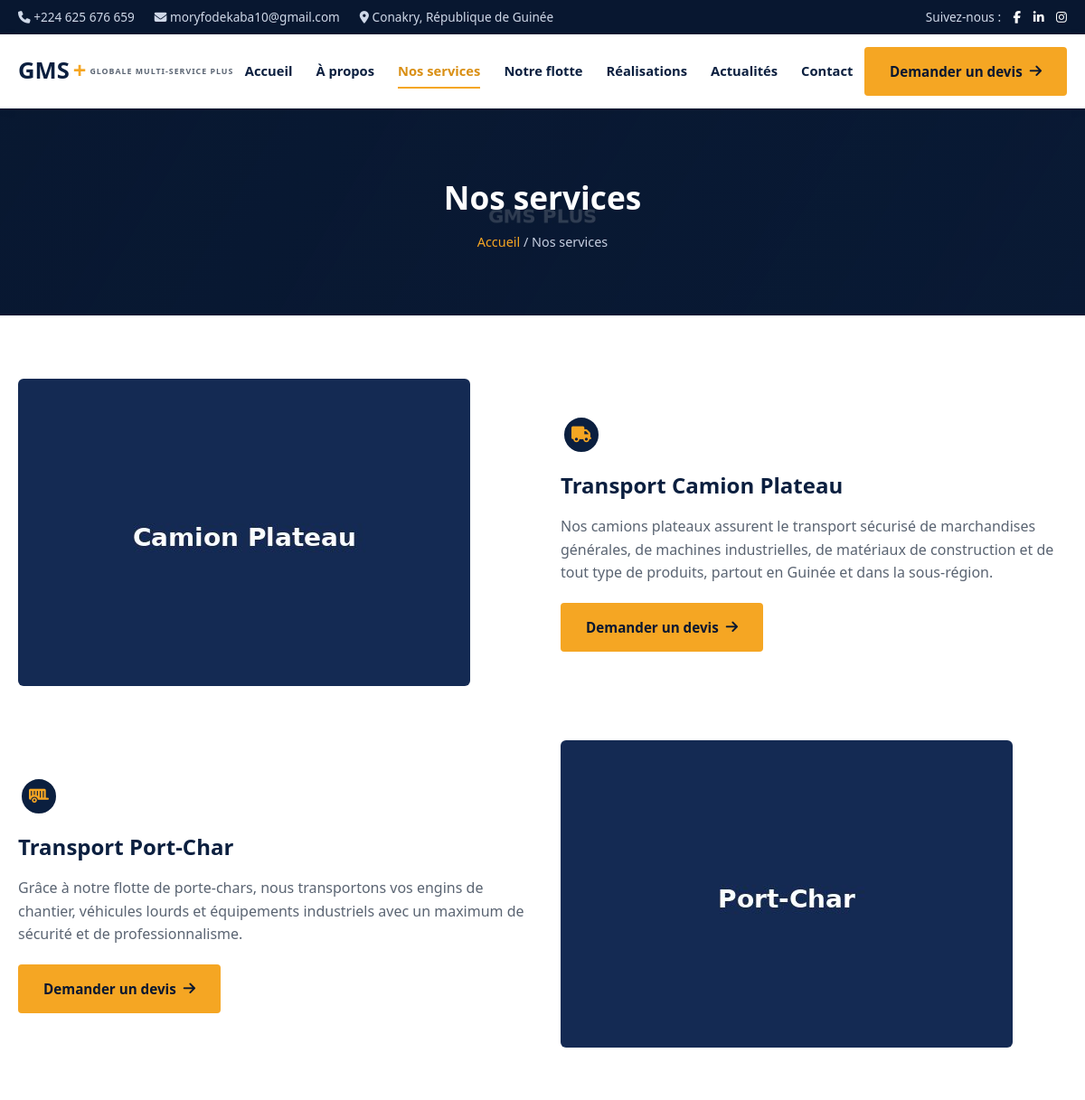
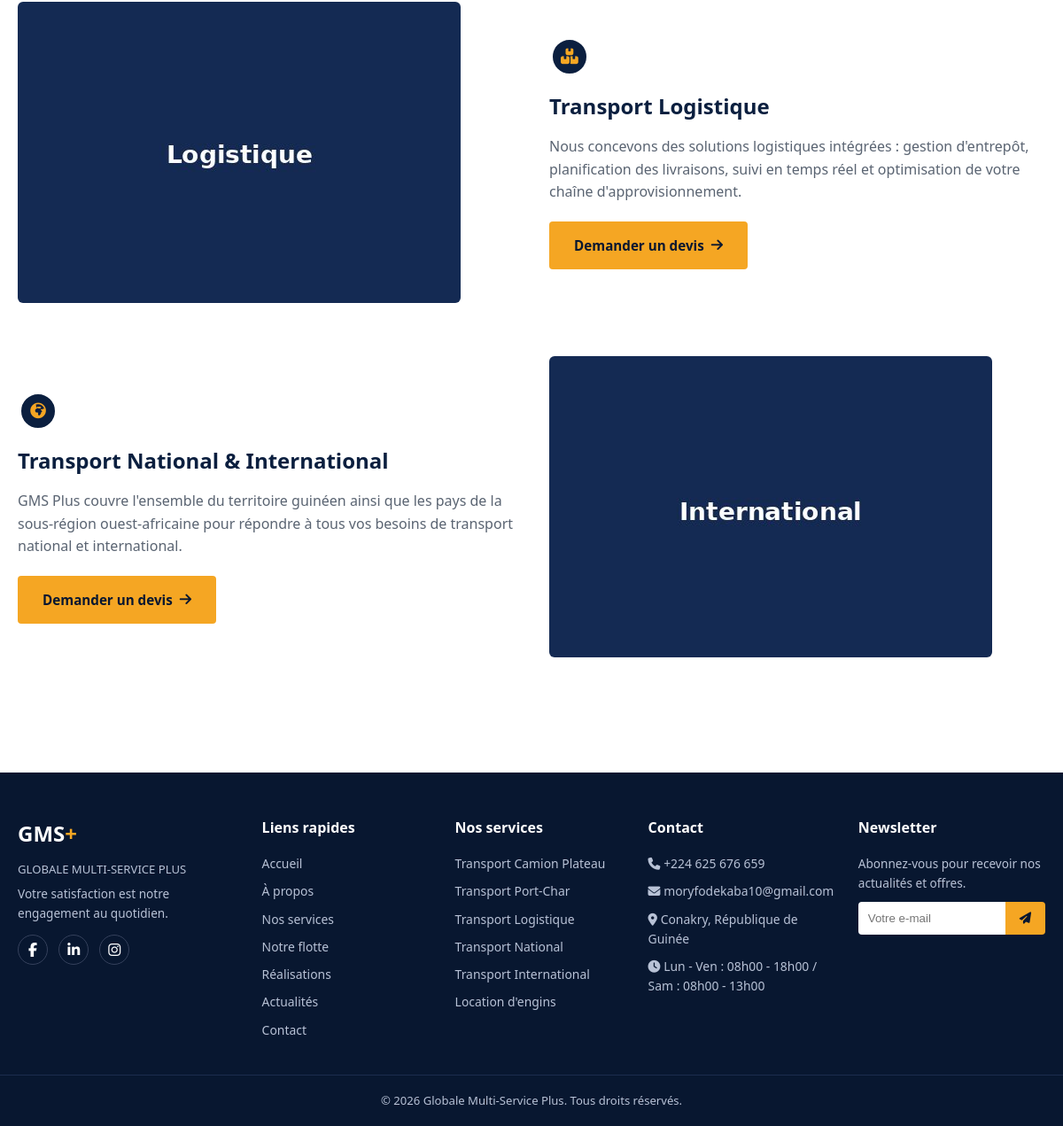
The app's page /nos-services.php with its own data (2 pictures, top to bottom).
### tables this page shows
CREATE TABLE services (
    id INT AUTO_INCREMENT PRIMARY KEY,
    titre VARCHAR(150) NOT NULL,
    slug VARCHAR(160) NOT NULL UNIQUE,
    description_courte VARCHAR(300),
    description_longue TEXT,
    icone VARCHAR(50) DEFAULT 'fa-truck',
    image VARCHAR(255),
    ordre_affichage INT DEFAULT 0,
    actif TINYINT(1) DEFAULT 1,
    date_creation DATETIME DEFAULT CURRENT_TIMESTAMP
);

### config/database.php (called while the page is built, shortened)
<?php
function getDB() {
    static $pdo = null;
    if ($pdo === null) {
        try {
            $pdo = new PDO(
                'mysql:host=' . DB_HOST . ';dbname=' . DB_NAME . ';charset=utf8mb4',
                DB_USER,
                DB_PASS,
                [
                    PDO::ATTR_ERRMODE => PDO::ERRMODE_EXCEPTION,
                    PDO::ATTR_DEFAULT_FETCH_MODE => PDO::FETCH_ASSOC,
                    PDO::ATTR_EMULATE_PREPARES => false,
                ]
            );
        } catch (PDOException $e) {
            die('Erreur de connexion à la base de données. Vérifiez que MySQL est démarré dans XAMPP et que la base "gms_plus" a été importée. Détail : ' . htmlspecialchars($e->getMessage()));
        }
    }
    return $pdo;
}

### includes/functions.php (called while the page is built, shortened)
<?php
require_once __DIR__ . '/../config/database.php';
function e($string) {
    return htmlspecialchars($string ?? '', ENT_QUOTES, 'UTF-8');
}
function getServicesActifs() {
    $stmt = getDB()->query("SELECT * FROM services WHERE actif = 1 ORDER BY ordre_affichage ASC");
    return $stmt->fetchAll();
}

### nos-services.php (the view, shortened to what this page needs)
<?php
require_once __DIR__ . '/includes/functions.php';
$services = getServicesActifs();
require __DIR__ . '/includes/header.php';
?>
<section class="page-hero">
  <div class="container">
    <h1>Nos services</h1>
    <p class="breadcrumb"><a href="index.php">Accueil</a> / Nos services</p>
  </div>
</section>
<section class="section">
  <div class="container">
    <?php foreach ($services as $i => $s): ?>
    <div id="<?= e($s['slug']) ?>" style="display:grid; grid-template-columns:<?= $i % 2 === 0 ? '1fr 1fr' : '1fr 1fr' ?>; gap:40px; align-items:center; margin-bottom:60px; scroll-margin-top:100px;">
      <?php if ($i % 2 === 0): ?>
        <img src="<?= e($s['image']) ?>" alt="<?= e($s['titre']) ?>" style="border-radius:6px;" onerror="this.src='assets/images/placeholder.jpg'">
        <div>
          <div class="service-icon" style="margin-top:0;"><i class="fa-solid <?= e($s['icone']) ?>"></i></div>
          <h2 style="color:var(--navy); margin-bottom:14px;"><?= e($s['titre']) ?></h2>
          <p style="color:var(--gray-text);"><?= e($s['description_longue']) ?></p>
          <a href="contact.php#devis" class="btn btn-gold" style="margin-top:20px;">Demander un devis <i class="fa-solid fa-arrow-right"></i></a>
        </div>
      <?php else: ?>
        <div>
          <div class="service-icon" style="margin-top:0;"><i class="fa-solid <?= e($s['icone']) ?>"></i></div>
          <h2 style="color:var(--navy); margin-bottom:14px;"><?= e($s['titre']) ?></h2>
          <p style="color:var(--gray-text);"><?= e($s['description_longue']) ?></p>
          <a href="contact.php#devis" class="btn btn-gold" style="margin-top:20px;">Demander un devis <i class="fa-solid fa-arrow-right"></i></a>
        </div>
        <img src="<?= e($s['image']) ?>" alt="<?= e($s['titre']) ?>" style="border-radius:6px;" onerror="this.src='assets/images/placeholder.jpg'">
      <?php endif; ?>
    </div>
    <?php endforeach; ?>
  </div>
</section>
<?php require __DIR__ . '/includes/footer.php'; ?>

### assets/css/style.css (style rules this page uses)
:root { --navy: #0b1f3f; --navy-dark: #081730; --navy-light: #142a52; --gold: #f5a623; --gold-dark: #d98f14; --white: #ffffff; --gray-light: #f4f6fa; --gray-text: #5a6472; --radius: 6px; --shadow: 0 10px 30px rgba(11,31,63,0.08); }
* { margin:0; padding:0; box-sizing:border-box; }
body { font-family: 'Segoe UI', Arial, sans-serif; color: #232d3f; line-height: 1.6; background: var(--white); }
a { text-decoration:none; color:inherit; }
img { max-width:100%; display:block; }
.container { max-width:1200px; margin:0 auto; padding:0 20px; }
.btn { display:inline-flex; align-items:center; gap:8px; padding:13px 26px; border-radius:4px; font-weight:600; font-size:.95rem; border:2px solid transparent; cursor:pointer; transition:.25s; }
.btn-gold { background:var(--gold); color:var(--navy-dark); }
.section { padding:70px 0; }
.service-icon { width:46px; height:46px; border-radius:50%; background:var(--navy); color:var(--gold); display:flex; align-items:center; justify-content:center; margin-top:-45px; margin-bottom:14px; border:4px solid var(--white); font-size:1.1rem; }
.page-hero { background:linear-gradient(120deg, rgba(8,23,48,.92), rgba(8,23,48,.75)), url('../images/hero-bg.jpg') center/cover; color:var(--white); padding:70px 0; text-align:center; }
.page-hero h1 { font-size:2.2rem; font-weight:800; }
.breadcrumb { margin-top:10px; color:#c7d0e2; font-size:.9rem; }
.breadcrumb a { color:var(--gold); }

### records on screen
services: image (picture), titre "Transport Camion Plateau", description_longue "Nos camions plateaux assurent le transport sécurisé de marchandises générales, de machines industrielles, de matériaux de construction et de tout type de produits, partout en Guinée et dans la sous-région."
services: titre "Transport Port-Char", description_longue "Grâce à notre flotte de porte-chars, nous transportons vos engins de chantier, véhicules lourds et équipements industriels avec un maximum de sécurité et de professionnalisme.", image (picture)
services: image (picture), titre "Transport Logistique", description_longue "Nous concevons des solutions logistiques intégrées : gestion d'entrepôt, planification des livraisons, suivi en temps réel et optimisation de votre chaîne d'approvisionnement."
services: titre "Transport National & International", description_longue "GMS Plus couvre l'ensemble du territoire guinéen ainsi que les pays de la sous-région ouest-africaine pour répondre à tous vos besoins de transport national et international.", image (picture)

### other values on screen
getParametre('telephone') "+224 625 676 659"
getParametre('email') "moryfodekaba10@gmail.com"
getParametre('adresse') "Conakry, République de Guinée"
getParametre('horaires') "Lun - Ven : 08h00 - 18h00 / Sam : 08h00 - 13h00"
